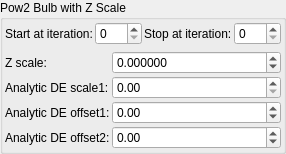
    <widget class="QGroupBox" name="groupBox_6">
     <property name="title">
      <string>Pow2 Bulb with Z Scale</string>
     </property>
     <layout class="QVBoxLayout" name="verticalLayout_9">
      <property name="leftMargin">
       <number>2</number>
      </property>
      <property name="topMargin">
       <number>2</number>
      </property>
      <property name="rightMargin">
       <number>2</number>
      </property>
      <property name="bottomMargin">
       <number>2</number>
      </property>
      <item>
       <layout class="QGridLayout" name="gridLayout_80" columnstretch="0,1,0,1">
        <property name="spacing">
         <number>2</number>
        </property>
        <item row="2" column="1">
         <widget class="MySpinBox" name="spinboxInt_transf_start_iterations_A">
          <property name="sizePolicy">
           <sizepolicy hsizetype="Minimum" vsizetype="Maximum">
            <horstretch>0</horstretch>
            <verstretch>0</verstretch>
           </sizepolicy>
          </property>
          <property name="minimum">
           <number>0</number>
          </property>
          <property name="maximum">
           <number>999</number>
          </property>
          <property name="value">
           <number>0</number>
          </property>
         </widget>
        </item>
        <item row="2" column="0">
         <widget class="QLabel" name="label_72">
          <property name="text">
           <string>Start at iteration:</string>
          </property>
         </widget>
        </item>
        <item row="2" column="3">
         <widget class="MySpinBox" name="spinboxInt_transf_stop_iterations_A">
          <property name="sizePolicy">
           <sizepolicy hsizetype="Preferred" vsizetype="Maximum">
            <horstretch>0</horstretch>
            <verstretch>0</verstretch>
           </sizepolicy>
          </property>
          <property name="maximum">
           <number>999</number>
          </property>
         </widget>
        </item>
        <item row="2" column="2">
         <widget class="QLabel" name="label_52">
          <property name="text">
           <string>Stop at iteration:</string>
          </property>
         </widget>
        </item>
       </layout>
      </item>
      <item>
       <layout class="QGridLayout" name="gridLayout_3" columnstretch="0,1">
        <property name="spacing">
         <number>2</number>
        </property>
        <item row="0" column="1">
         <widget class="MyDoubleSpinBox" name="spinbox_boxfold_bulbpow2_z_factor">
          <property name="sizePolicy">
           <sizepolicy hsizetype="Minimum" vsizetype="Maximum">
            <horstretch>0</horstretch>
            <verstretch>0</verstretch>
           </sizepolicy>
          </property>
          <property name="prefix">
           <string/>
          </property>
          <property name="suffix">
           <string/>
          </property>
          <property name="decimals">
           <number>6</number>
          </property>
          <property name="minimum">
           <double>-99.000000000000000</double>
          </property>
          <property name="maximum">
           <double>99.000000000000000</double>
          </property>
          <property name="singleStep">
           <double>0.100000000000000</double>
          </property>
         </widget>
        </item>
        <item row="0" column="0">
         <widget class="QLabel" name="label_12">
          <property name="text">
           <string>Z scale:</string>
          </property>
         </widget>
        </item>
        <item row="2" column="0">
         <widget class="QLabel" name="label_177">
          <property name="text">
           <string>Analytic DE offset1:</string>
          </property>
          <property name="wordWrap">
           <bool>true</bool>
          </property>
         </widget>
        </item>
        <item row="1" column="0">
         <widget class="QLabel" name="label_176">
          <property name="text">
           <string>Analytic DE scale1:</string>
          </property>
          <property name="wordWrap">
           <bool>true</bool>
          </property>
         </widget>
        </item>
        <item row="3" column="0">
         <widget class="QLabel" name="label_178">
          <property name="text">
           <string>Analytic DE offset2:</string>
          </property>
          <property name="wordWrap">
           <bool>true</bool>
          </property>
         </widget>
        </item>
        <item row="1" column="1">
         <widget class="MyDoubleSpinBox" name="spinbox_analyticDE_scale_1">
          <property name="sizePolicy">
           <sizepolicy hsizetype="Minimum" vsizetype="Maximum">
            <horstretch>0</horstretch>
            <verstretch>0</verstretch>
           </sizepolicy>
          </property>
          <property name="prefix">
           <string/>
          </property>
          <property name="suffix">
           <string/>
          </property>
          <property name="decimals">
           <number>2</number>
          </property>
          <property name="minimum">
           <double>0.000000000000000</double>
          </property>
          <property name="maximum">
           <double>99.989999999999995</double>
          </property>
          <property name="singleStep">
           <double>0.100000000000000</double>
          </property>
         </widget>
        </item>
        <item row="2" column="1">
         <widget class="MyDoubleSpinBox" name="spinbox_analyticDE_offset_1">
          <property name="sizePolicy">
           <sizepolicy hsizetype="Minimum" vsizetype="Maximum">
            <horstretch>0</horstretch>
            <verstretch>0</verstretch>
           </sizepolicy>
          </property>
          <property name="prefix">
           <string/>
          </property>
          <property name="suffix">
           <string/>
          </property>
          <property name="decimals">
           <number>2</number>
          </property>
          <property name="minimum">
           <double>-99.989999999999995</double>
          </property>
          <property name="maximum">
           <double>99.989999999999995</double>
          </property>
          <property name="singleStep">
           <double>0.100000000000000</double>
          </property>
         </widget>
        </item>
        <item row="3" column="1">
         <widget class="MyDoubleSpinBox" name="spinbox_analyticDE_offset_2">
          <property name="sizePolicy">
           <sizepolicy hsizetype="Minimum" vsizetype="Maximum">
            <horstretch>0</horstretch>
            <verstretch>0</verstretch>
           </sizepolicy>
          </property>
          <property name="prefix">
           <string/>
          </property>
          <property name="suffix">
           <string/>
          </property>
          <property name="decimals">
           <number>2</number>
          </property>
          <property name="minimum">
           <double>-99.989999999999995</double>
          </property>
          <property name="maximum">
           <double>99.989999999999995</double>
          </property>
          <property name="singleStep">
           <double>0.100000000000000</double>
          </property>
         </widget>
        </item>
       </layout>
      </item>
     </layout>
    </widget>
